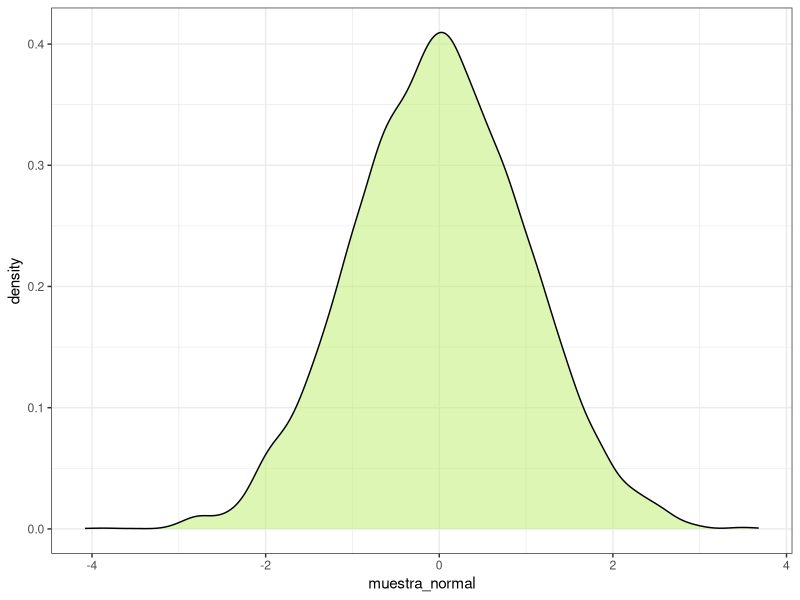

Reproduce this figure in R.
## ---- chunk 1
#| label: load-packages

library(tidyverse)
## ---- chunk 2
muestra_normal <- rnorm(10000)


ggplot()+
  geom_density(aes(muestra_normal), color="black", fill="darkolivegreen2", alpha=0.5)+
  theme_bw()
## ---- chunk 3
#library(Biostrings)

my_rna <- paste0(sample(c("A", "C", "G", "U"), 400, replace = TRUE), collapse = "")
my_rna
